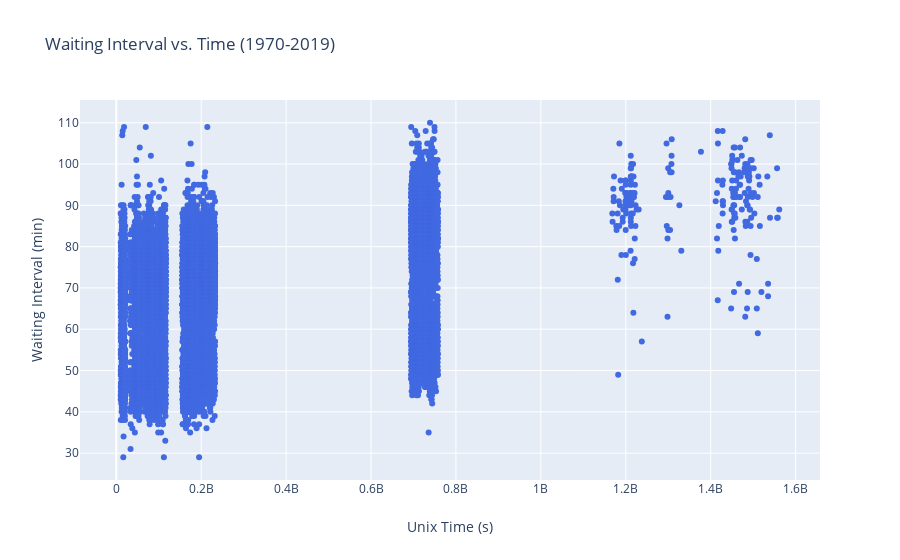

Source (notebook cell):
### Code cell
data= pd.read_csv('truncated_waittimes.csv', index_col='eruptionID')
fig = go.Figure(data=go.Scatter(x=data['eruption_time_epoch'],y=data['waiting_min'],mode='markers', marker_color='royalblue', line=dict(color='DarkSlateGrey', width=0.5)))  
fig.update_xaxes(title= 'Unix Time (s)')
fig.update_yaxes(title= 'Waiting Interval (min)')
fig.update_layout(title='Waiting Interval vs. Time (1970-2019)')
fig.show()

### Figure 1 — Plotly figure (JSON) as saved in the notebook; plotly's stock layout.template omitted (floating-point values rounded to 4 significant figures; data arrays with more than 128 entries replaced by an {"elided": "..."} marker saying what was removed)
{"data": [{"line": {"color": "DarkSlateGrey", "width": 0.5}, "marker": {"color": "royalblue"}, "mode": "markers", "type": "scatter", "x": {"elided": "18592 int values"}, "y": {"elided": "18592 int values"}}], "layout": {"title": {"text": "Waiting Interval vs. Time (1970-2019)"}, "xaxis": {"title": {"text": "Unix Time (s)"}}, "yaxis": {"title": {"text": "Waiting Interval (min)"}}}}
